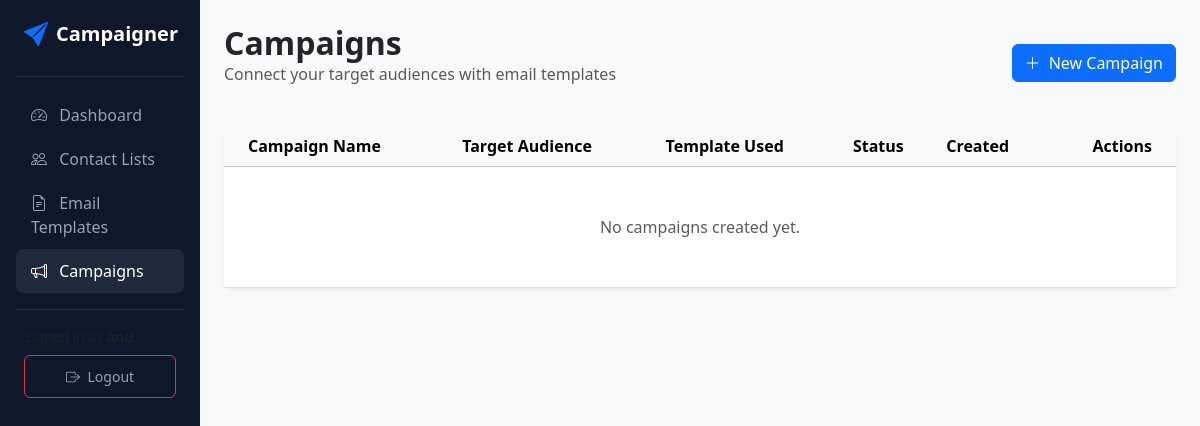
The app's page /campaigns/ (signed in), older data.
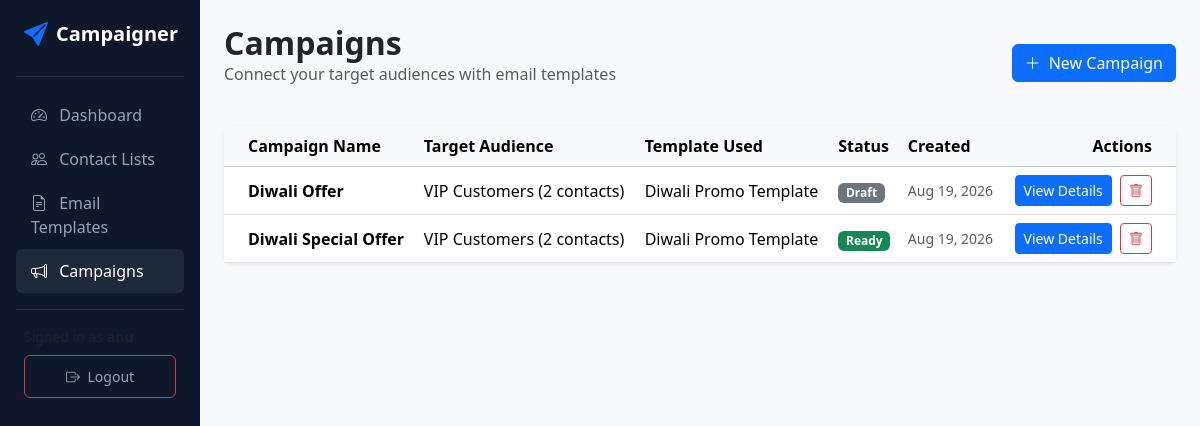
The same page, newer data.
### campaigns/models.py (models this page shows, shortened)
class Campaign(models.Model):
    STATUS_CHOICES = [
        ('DRAFT', 'Draft'),
        ('READY', 'Ready'),
        ('QUEUED', 'Queued'),
        ('PROCESSING', 'Processing'),
        ('COMPLETED', 'Completed'),
        ('FAILED', 'Failed'),
    ]
    user = models.ForeignKey(User, on_delete=models.CASCADE, related_name='campaigns')
    name = models.CharField(max_length=200)
    contact_list = models.ForeignKey(ContactList, on_delete=models.CASCADE, related_name='campaigns')
    template = models.ForeignKey(EmailTemplate, on_delete=models.CASCADE, related_name='campaigns')
    status = models.CharField(max_length=15, choices=STATUS_CHOICES, default='DRAFT')
    sent_count = models.PositiveIntegerField(default=0)
    failed_count = models.PositiveIntegerField(default=0)
    created_at = models.DateTimeField(auto_now_add=True)

class ContactList(models.Model):
    user = models.ForeignKey(User, on_delete=models.CASCADE, related_name='contact_lists')
    name = models.CharField(max_length=200)
    description = models.TextField(blank=True, null=True)
    created_at = models.DateTimeField(auto_now_add=True)

class EmailTemplate(models.Model):
    user = models.ForeignKey(User, on_delete=models.CASCADE, related_name='templates')
    title = models.CharField(max_length=200)
    subject = models.CharField(max_length=255)
    body = models.TextField(help_text="Use placeholders like {{name}} for dynamic tags.")
    created_at = models.DateTimeField(auto_now_add=True)

### campaigns/views.py (the view)
# urls.py: path('campaigns/', views.campaign_list, name='campaign_list'),
@login_required
def campaign_list(request):
    campaigns = Campaign.objects.filter(user=request.user).order_by('-created_at')
    return render(request, 'campaigns/campaigns.html', {'campaigns': campaigns})

### templates/campaigns/campaigns.html (shortened to what this page needs)
{% extends 'campaigns/base.html' %}
{% block content %}
<div class="d-flex justify-content-between align-items-center mb-4">
    <div>
        <h2 class="fw-bold mb-0">Campaigns</h2>
        <p class="text-muted">Connect your target audiences with email templates</p>
    </div>
    <a href="{% url 'campaign_create' %}" class="btn btn-primary"><i class="bi bi-plus-lg me-1"></i> New Campaign</a>
</div>
<div class="card card-custom bg-white">
    <div class="table-responsive">
        <table class="table table-hover align-middle mb-0">
            <thead class="table-light">
                <tr>
                    <th class="ps-4">Campaign Name</th>
                    <th>Target Audience</th>
                    <th>Template Used</th>
                    <th>Status</th>
                    <th>Created</th>
                    <th class="text-end pe-4">Actions</th>
                </tr>
            </thead>
            <tbody>
                {% for c in campaigns %}
                <tr>
                    <td class="ps-4 fw-bold">{{ c.name }}</td>
                    <td>{{ c.contact_list.name }} ({{ c.contact_list.subscribers.count }} contacts)</td>
                    <td>{{ c.template.title }}</td>
                    <td>
                        <span class="badge {% if c.status == 'READY' %}bg-success{% else %}bg-secondary{% endif %}">
                            {{ c.get_status_display }}
                        </span>
                    </td>
                    <td class="text-muted small">{{ c.created_at|date:"M d, Y" }}</td>
                    <td class="text-end pe-4">
                        <a href="{% url 'campaign_detail' c.pk %}" class="btn btn-sm btn-primary me-1">View Details</a>
                        <a href="{% url 'campaign_delete' c.pk %}" class="btn btn-sm btn-outline-danger"><i class="bi bi-trash"></i></a>
                    </td>
                </tr>
                {% empty %}
                <tr>
                    <td colspan="6" class="text-center py-5 text-muted">No campaigns created yet.</td>
                </tr>
                {% endfor %}
            </tbody>
        </table>
    </div>
</div>
{% endblock %}

### templates/campaigns/base.html (shortened to what this page needs)
<!DOCTYPE html>
<html lang="en">
<head>
    <link href="https://cdn.jsdelivr.net/npm/bootstrap@5.3.2/dist/css/bootstrap.min.css" rel="stylesheet">
    <link rel="stylesheet" href="https://cdn.jsdelivr.net/npm/bootstrap-icons@1.11.1/font/bootstrap-icons.css">
</head>
<body>
    <div class="container-fluid">
        <div class="row">
            {% if user.is_authenticated %}
            <nav class="col-md-3 col-lg-2 d-md-block sidebar collapse p-3">
                <div class="d-flex align-items-center mb-4 ps-2">
                    <i class="bi bi-send-fill fs-4 text-primary me-2"></i>
                    <span class="fs-5 fw-bold text-white">Campaigner</span>
                </div>
                <hr class="text-secondary">
                <ul class="nav nav-pills flex-column mb-auto">
                    <li class="nav-item">
                        <a href="{% url 'dashboard' %}" class="{% if request.resolver_match.url_name == 'dashboard' %}active{% endif %}">
                            <i class="bi bi-speedometer2 me-2"></i> Dashboard
                        </a>
                    </li>
                    <li>
                        <a href="{% url 'contact_lists' %}" class="">
                            <i class="bi bi-people me-2"></i> Contact Lists
                        </a>
                    </li>
                    <li>
                        <a href="{% url 'template_list' %}" class="{% if 'template' in request.resolver_match.url_name %}active{% endif %}">
                            <i class="bi bi-file-earmark-text me-2"></i> Email Templates
                        </a>
                    </li>
                    <li>
                        <a href="{% url 'campaign_list' %}" class="{% if 'campaign' in request.resolver_match.url_name %}active{% endif %}">
                            <i class="bi bi-megaphone me-2"></i> Campaigns
                        </a>
                    </li>
                </ul>
                <hr class="text-secondary">
                <div class="px-2">
                    <small class="text-muted d-block mb-2">Signed in as <strong>{{ user.username }}</strong></small>
                    <a href="{% url 'logout' %}" class="btn btn-outline-danger btn-sm w-100 text-center"><i class="bi bi-box-arrow-right me-1"></i> Logout</a>
                </div>
            </nav>
            <main class="col-md-9 ms-sm-auto col-lg-10 px-md-4 py-4">
            {% else %}
            <main class="col-12 py-5">
            {% endif %}
                {% block content %}{% endblock %}
            </main>
        </div>
    </div>
</body>
</html>

### templates/campaigns/base.html (style rules this page uses)
body { background-color: #f8f9fa; font-family: 'Segoe UI', Tahoma, Geneva, Verdana, sans-serif; }
.sidebar { min-height: 100vh; background-color: #0f172a; color: #fff; }
.sidebar a { color: #94a3b8; text-decoration: none; padding: 10px 15px; display: block; border-radius: 6px; }
.sidebar a:hover, .sidebar a.active { background-color: #1e293b; color: #fff; }
.card-custom { border: none; border-radius: 10px; box-shadow: 0 0.125rem 0.25rem rgba(0, 0, 0, 0.075); }

Row changes from the older to the newer data that the page shows:
added Campaign: name "Diwali Offer", contact_list.name "VIP Customers", contact_list.subscribers.count "2", template "Diwali Promo Template", status "Draft", created_at "Aug 19, 2026"
added Campaign: name "Diwali Special Offer", contact_list.name "VIP Customers", contact_list.subscribers.count "2", template "Diwali Promo Template", status "Ready", created_at "Aug 19, 2026"
Text that changed along with them:
text no longer shown: "No campaigns created yet."
